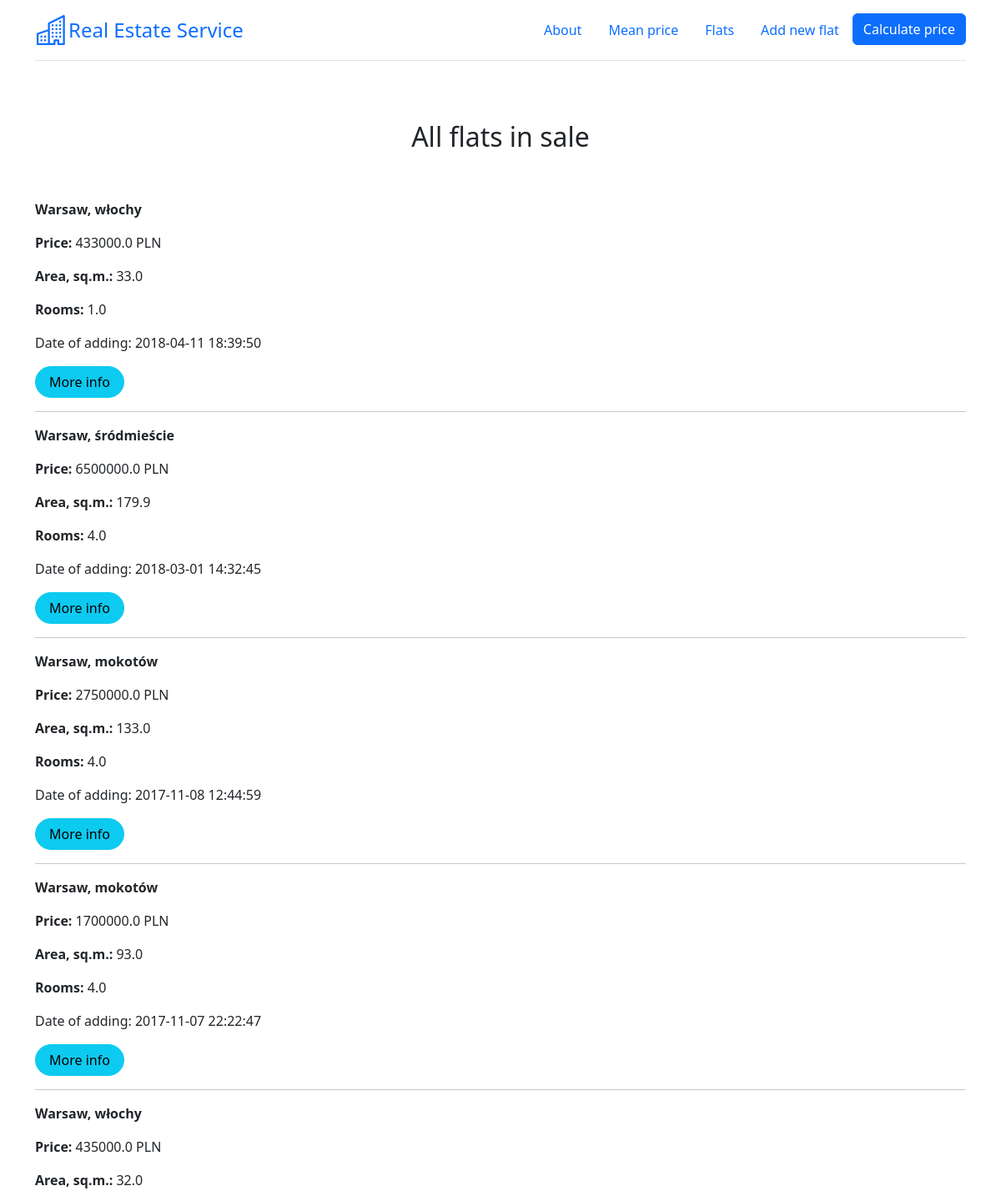
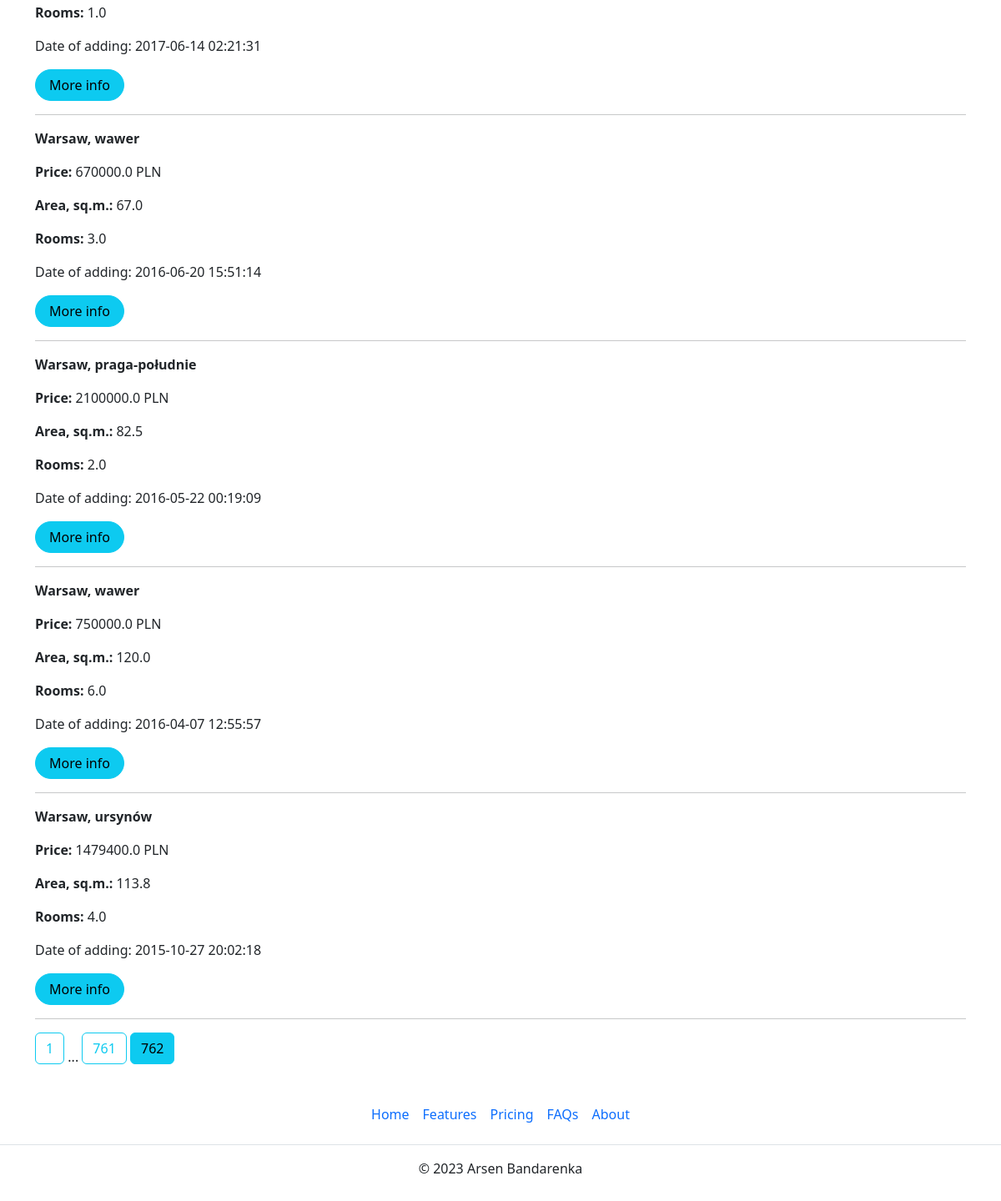
/flats?page=762, run on the app's committed database (2 pictures, top to bottom).
### app.py (models this page shows)
class Flat(db.Model):
    __tablename__ = "flats_load"
    __table_args__ = {'extend_existing': True}
    id = db.Column(db.Integer, primary_key=True, unique=True)
    district = db.Column(db.Text)
    street = db.Column(db.Text)
    price = db.Column(db.Float)
    area = db.Column(db.Float)
    rooms = db.Column(db.Integer)
    renovation = db.Column(db.Integer)
    floor = db.Column(db.Integer)
    market = db.Column(db.Integer)
    elevator = db.Column(db.Integer)
    balcony = db.Column(db.Integer)
    terrace = db.Column(db.Integer)
    garden = db.Column(db.Integer)
    central_heating = db.Column(db.Integer)
    seller = db.Column(db.Integer)
    blok = db.Column(db.Integer)
    parking = db.Column(db.Integer)
    publication_date = db.Column(db.DateTime, default=datetime.datetime.now())

### app.py (the view)
@app.route('/flats')
def show_flats():
    page = request.args.get('page', 1, type=int)
    flats = db.paginate(db.select(Flat).order_by(Flat.publication_date.desc()), page=page, per_page=10)
    return render_template('gpt_page.html', flats=flats, floor_dict=floor_dict)

### templates/gpt_page.html (shortened to what this page needs)
{% extends 'base.html' %}
{% block text_center %}<h2>All flats in sale</h2>{% endblock %}
{% block body %}
{% for flat in flats.items %}
    <p><strong>Warsaw, {{flat.district}}</strong></p>
    <p><strong>Price: </strong> {{flat.price}} PLN</p>
    <p><strong>Area, sq.m.: </strong> {{flat.area}}</p>
    <p><strong>Rooms: </strong> {{flat.rooms}}</p>
    <p>Date of adding: {{flat.publication_date}}</p>
    <a href="/flats/{{ flat.id }}" class="btn btn-info rounded-pill px-3">More info</a>
    <hr>
{% endfor %}
{% for page_num in flats.iter_pages(left_edge=1, left_current=1, right_current=1, right_edge=1) %}
{% if page_num %}
    {% if flats.page == page_num %}
    <a class="btn btn-info mb-4" href="{{ url_for('show_flats', page=page_num) }}">{{ page_num }}</a>
    {% else %}
    <a class="btn btn-outline-info mb-4" href="{{ url_for('show_flats', page=page_num) }}">{{ page_num }}</a>
    {% endif %}
{% else %}
...
{% endif %}
{% endfor %}
{% endblock %}

### data on the page
Flat: district "włochy", price "433000.0", area "33.0", rooms "1.0", publication_date "2018-04-11 18:39:50"
Flat: district "mokotów", price "2750000.0", area "133.0", rooms "4.0", publication_date "2017-11-08 12:44:59"
Flat: district "mokotów", price "1700000.0", area "93.0", rooms "4.0", publication_date "2017-11-07 22:22:47"
Flat: district "włochy", price "435000.0", area "32.0", rooms "1.0", publication_date "2017-06-14 02:21:31"
Flat: district "wawer", price "670000.0", area "67.0", rooms "3.0", publication_date "2016-06-20 15:51:14"
Flat: district "wawer", price "750000.0", area "120.0", rooms "6.0", publication_date "2016-04-07 12:55:57"

### other printed values
{{ flat.district }} "śródmieście" "praga-południe" "ursynów"
{{ flat.price }} "6500000.0" "2100000.0" "1479400.0"
{{ flat.area }} "179.9" "82.5" "113.8"
{{ flat.rooms }} "4.0" "2.0" "4.0"
{{ flat.publication_date }} "2018-03-01 14:32:45" "2016-05-22 00:19:09" "2015-10-27 20:02:18"
{{ page_num }} "1" "761"
{{ page_num }} "762"
